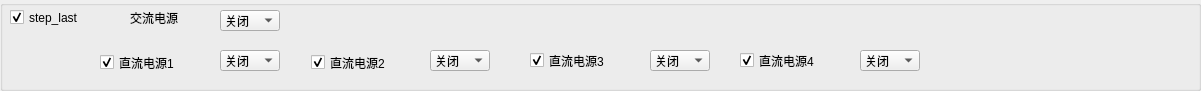
  <widget class="QGroupBox" name="groupBox_11">
   <property name="geometry">
    <rect>
     <x>0</x>
     <y>730</y>
     <width>1201</width>
     <height>91</height>
    </rect>
   </property>
   <property name="title">
    <string/>
   </property>
   <widget class="QComboBox" name="comboBox_S_End_DC4">
    <property name="geometry">
     <rect>
      <x>860</x>
      <y>50</y>
      <width>60</width>
      <height>21</height>
     </rect>
    </property>
    <item>
     <property name="text">
      <string>关闭</string>
     </property>
    </item>
    <item>
     <property name="text">
      <string>开启</string>
     </property>
    </item>
   </widget>
   <widget class="QComboBox" name="comboBox_S_End_AC">
    <property name="geometry">
     <rect>
      <x>220</x>
      <y>10</y>
      <width>60</width>
      <height>21</height>
     </rect>
    </property>
    <item>
     <property name="text">
      <string>关闭</string>
     </property>
    </item>
    <item>
     <property name="text">
      <string>开启</string>
     </property>
    </item>
   </widget>
   <widget class="QCheckBox" name="checkBox_S_End">
    <property name="geometry">
     <rect>
      <x>10</x>
      <y>7</y>
      <width>111</width>
      <height>21</height>
     </rect>
    </property>
    <property name="text">
     <string>step_last</string>
    </property>
    <property name="checked">
     <bool>true</bool>
    </property>
   </widget>
   <widget class="QLabel" name="label_8">
    <property name="geometry">
     <rect>
      <x>130</x>
      <y>10</y>
      <width>81</width>
      <height>16</height>
     </rect>
    </property>
    <property name="text">
     <string>交流电源</string>
    </property>
   </widget>
   <widget class="QComboBox" name="comboBox_S_End_DC1">
    <property name="geometry">
     <rect>
      <x>220</x>
      <y>50</y>
      <width>60</width>
      <height>21</height>
     </rect>
    </property>
    <item>
     <property name="text">
      <string>关闭</string>
     </property>
    </item>
    <item>
     <property name="text">
      <string>开启</string>
     </property>
    </item>
   </widget>
   <widget class="QComboBox" name="comboBox_S_End_DC3">
    <property name="geometry">
     <rect>
      <x>650</x>
      <y>50</y>
      <width>60</width>
      <height>21</height>
     </rect>
    </property>
    <item>
     <property name="text">
      <string>关闭</string>
     </property>
    </item>
    <item>
     <property name="text">
      <string>开启</string>
     </property>
    </item>
   </widget>
   <widget class="QCheckBox" name="checkBox_S_End_DC2">
    <property name="geometry">
     <rect>
      <x>311</x>
      <y>52</y>
      <width>111</width>
      <height>21</height>
     </rect>
    </property>
    <property name="text">
     <string>直流电源2</string>
    </property>
    <property name="checked">
     <bool>true</bool>
    </property>
   </widget>
   <widget class="QCheckBox" name="checkBox_S_End_DC3">
    <property name="geometry">
     <rect>
      <x>530</x>
      <y>50</y>
      <width>111</width>
      <height>21</height>
     </rect>
    </property>
    <property name="text">
     <string>直流电源3</string>
    </property>
    <property name="checked">
     <bool>true</bool>
    </property>
   </widget>
   <widget class="QCheckBox" name="checkBox_S_End_DC4">
    <property name="geometry">
     <rect>
      <x>740</x>
      <y>50</y>
      <width>121</width>
      <height>21</height>
     </rect>
    </property>
    <property name="text">
     <string>直流电源4</string>
    </property>
    <property name="checked">
     <bool>true</bool>
    </property>
   </widget>
   <widget class="QComboBox" name="comboBox_S_End_DC2">
    <property name="geometry">
     <rect>
      <x>430</x>
      <y>50</y>
      <width>60</width>
      <height>21</height>
     </rect>
    </property>
    <item>
     <property name="text">
      <string>关闭</string>
     </property>
    </item>
    <item>
     <property name="text">
      <string>开启</string>
     </property>
    </item>
   </widget>
   <widget class="QCheckBox" name="checkBox_S_End_DC1">
    <property name="geometry">
     <rect>
      <x>100</x>
      <y>52</y>
      <width>121</width>
      <height>21</height>
     </rect>
    </property>
    <property name="text">
     <string>直流电源1</string>
    </property>
    <property name="checked">
     <bool>true</bool>
    </property>
   </widget>
  </widget>
